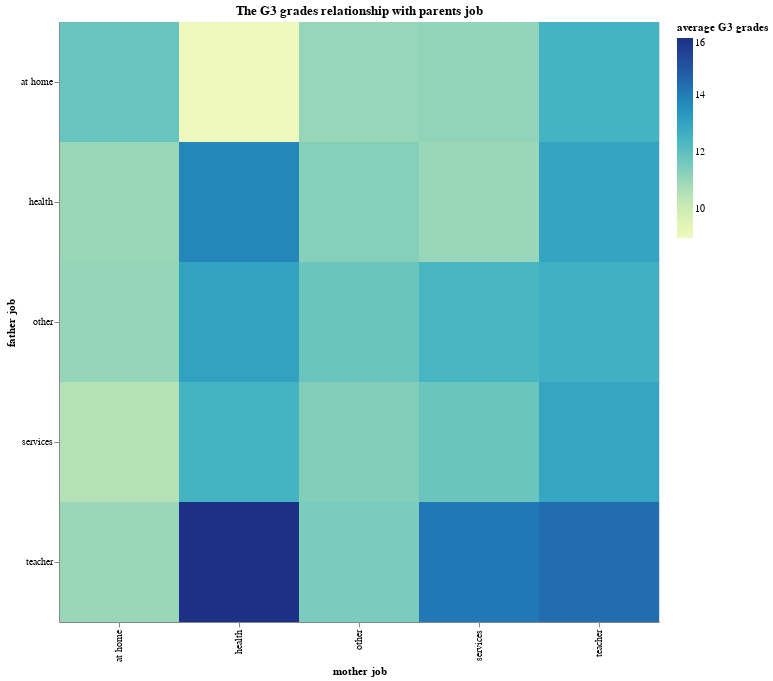

The cell this chart's notebook holds for it:
### Code cell
m_job = list(data['Mjob'])
f_job = list(data['Fjob'])
g3 = list(data['G3'])

for i in range(len(m_job)):
    if m_job[i] == "other":
        m_job[i] = 0
    if m_job[i] == "at_home":
        m_job[i] = 1
    if m_job[i] == "services":
        m_job[i] = 2
    if m_job[i] == "health":
        m_job[i] = 3
    if m_job[i] == "teacher":
        m_job[i] = 4
for i in range(len(f_job)):
    if f_job[i] == "other":
        f_job[i] = 0
    if f_job[i] == "at_home":
        f_job[i] = 1
    if f_job[i] == "services":
        f_job[i] = 2
    if f_job[i] == "health":
        f_job[i] = 3
    if f_job[i] == "teacher":
        f_job[i] = 4

count_matrix = np.zeros((5,5), dtype="float64")
grade_matrix = np.zeros((5,5), dtype="float64")
t = np.array((['other', 'at home', 'services', 'health', 'teacher']))
x_m = np.array((['other', 'at home', 'services', 'health', 'teacher']))
for i in range(4):
    x_m = np.vstack([x_m, t])
y_f = x_m.T

for i in range(len(g3)):
    mother = m_job[i]
    father = f_job[i]
    count_matrix[father][mother] = count_matrix[father][mother] + 1
    grade_matrix[father][mother] = grade_matrix[father][mother] + g3[i]
for i in range(5):
    for j in range(5):
        grade_matrix[i][j] = grade_matrix[i][j] / count_matrix[i][j]

df = pd.DataFrame({'mother job': x_m.ravel(),
                     'father job': y_f.ravel(),
                     'average G3 grades': grade_matrix.ravel()})

alt.Chart(df, title="The G3 grades relationship with parents job").mark_rect().encode(
    x='mother job:O',
    y='father job:O',
    color='average G3 grades:Q'
).properties(
    width=600,
    height=600
)

### Figure 1 — Vega-Lite specification as saved in the notebook (floating-point values rounded to 4 significant figures)
{"config": {"view": {"continuousWidth": 400, "continuousHeight": 300}}, "data": {"name": "data-13d37ec8d94de8c8eefb9438b1bc73f3"}, "mark": "rect", "encoding": {"color": {"type": "quantitative", "field": "average G3 grades"}, "x": {"type": "ordinal", "field": "mother job"}, "y": {"type": "ordinal", "field": "father job"}}, "height": 600, "title": "The G3 grades relationship with parents job", "width": 600, "$schema": "https://vega.github.io/schema/vega-lite/v4.8.1.json", "datasets": {"data-13d37ec8d94de8c8eefb9438b1bc73f3": [{"mother job": "other", "father job": "other", "average G3 grades": 11.8}, {"mother job": "at home", "father job": "other", "average G3 grades": 11.09}, {"mother job": "services", "father job": "other", "average G3 grades": 12.45}, {"mother job": "health", "father job": "other", "average G3 grades": 13.05}, {"mother job": "teacher", "father job": "other", "average G3 grades": 12.64}, {"mother job": "other", "father job": "at home", "average G3 grades": 11.07}, {"mother job": "at home", "father job": "at home", "average G3 grades": 11.83}, {"mother job": "services", "father job": "at home", "average G3 grades": 11.14}, {"mother job": "health", "father job": "at home", "average G3 grades": 9.0}, {"mother job": "teacher", "father job": "at home", "average G3 grades": 12.5}, {"mother job": "other", "father job": "services", "average G3 grades": 11.4}, {"mother job": "at home", "father job": "services", "average G3 grades": 10.56}, {"mother job": "services", "father job": "services", "average G3 grades": 11.78}, {"mother job": "health", "father job": "services", "average G3 grades": 12.53}, {"mother job": "teacher", "father job": "services", "average G3 grades": 12.95}, {"mother job": "other", "father job": "health", "average G3 grades": 11.33}, {"mother job": "at home", "father job": "health", "average G3 grades": 11.0}, {"mother job": "services", "father job": "health", "average G3 grades": 11.0}, {"mother job": "health", "father job": "health", "average G3 grades": 13.78}, {"mother job": "teacher", "father job": "health", "average G3 grades": 13.0}, {"mother job": "other", "father job": "teacher", "average G3 grades": 11.5}, {"mother job": "at home", "father job": "teacher", "average G3 grades": 11.0}, {"mother job": "services", "father job": "teacher", "average G3 grades": 14.12}, {"mother job": "health", "father job": "teacher", "average G3 grades": 16.0}, {"mother job": "teacher", "father job": "teacher", "average G3 grades": 14.38}]}}
